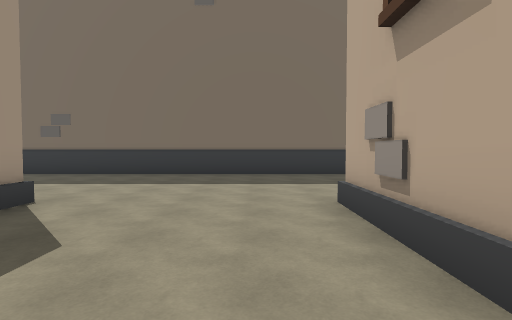
View 1 (above)

24 first-person views from a walk through a 3-D level made in the Unity game engine. The camera is 1.5 m above the floor, tilts 2° down and sees 80° across. The floor is counted in squares, 2 m on a side. Each view is taken from the middle of a square. On the plan, view 1 faces up. The plan holds only what a view shows up to about 10 squares ahead; the rest is blank. The place goes on beyond the plan. The player character is not drawn.

View 2
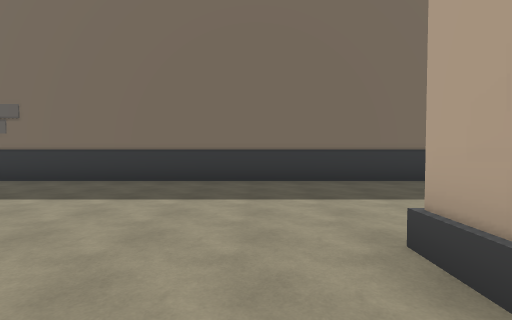

View 3
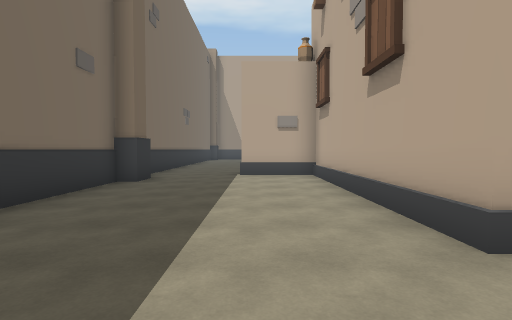

View 4
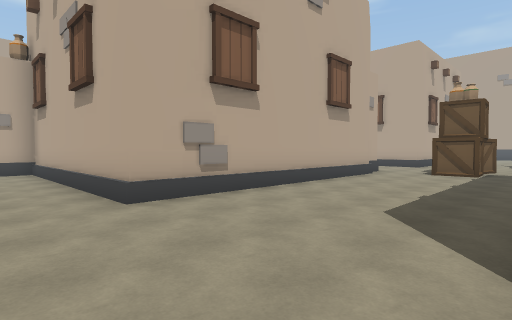

View 5
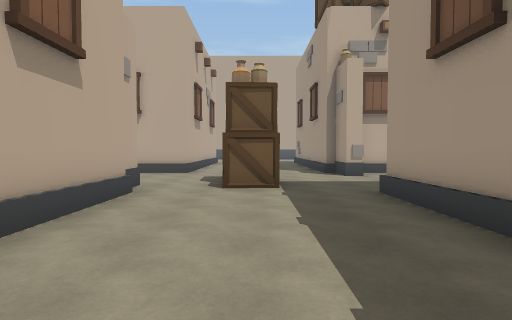

View 6
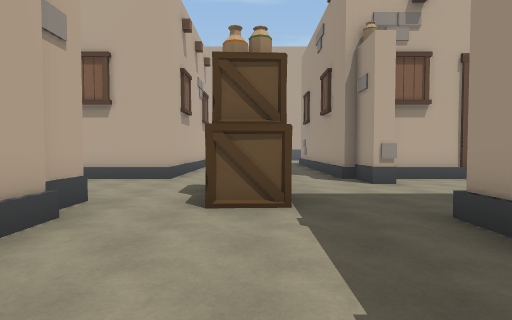

View 7
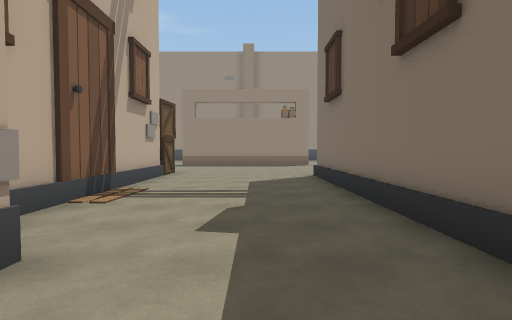

View 8
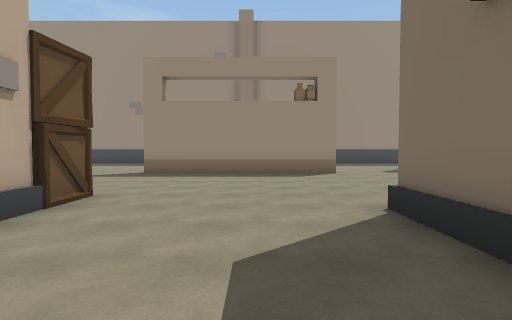

View 9
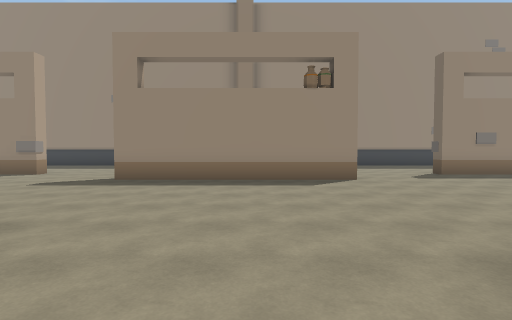

View 10
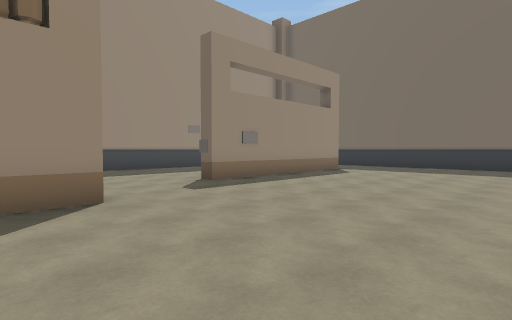

View 11
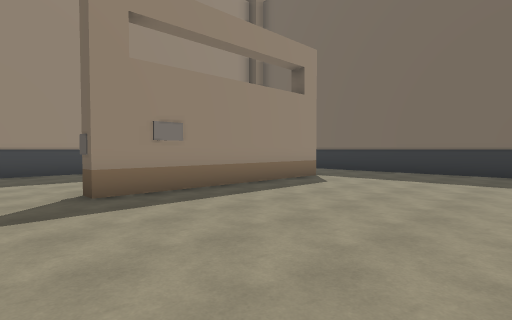

View 12
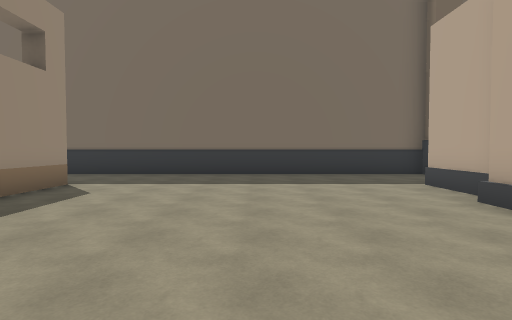

View 13
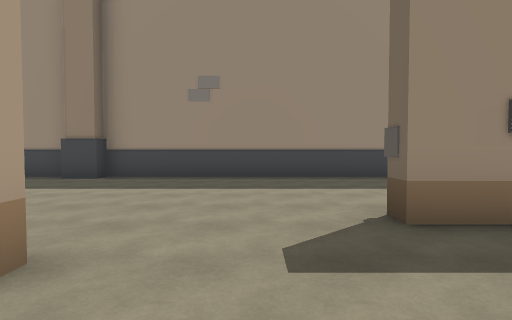

View 14
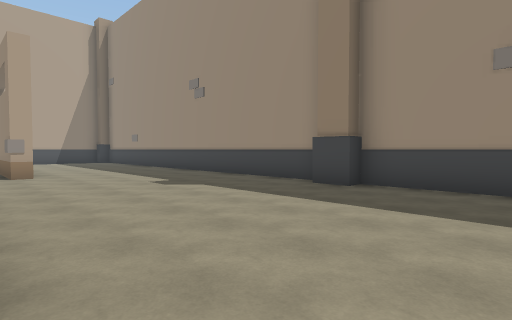

View 15
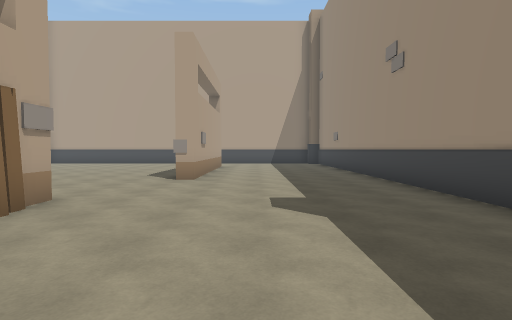

View 16
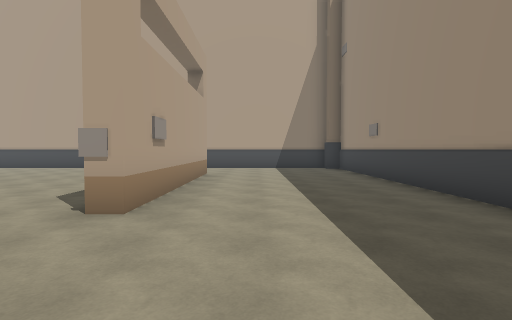

View 17
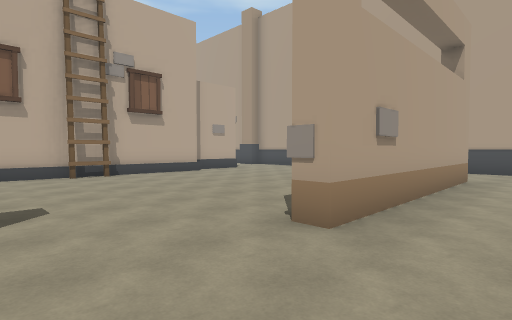

View 18
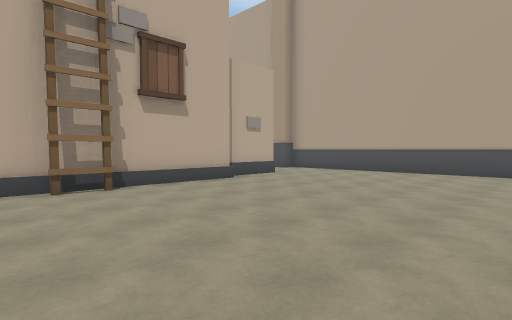

View 19
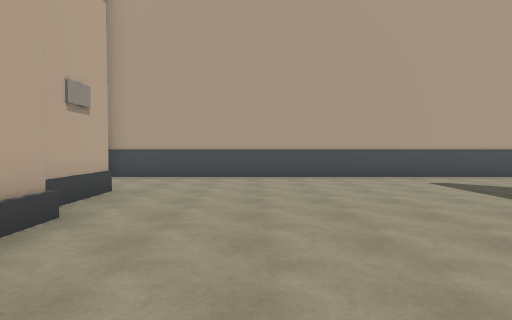

View 20
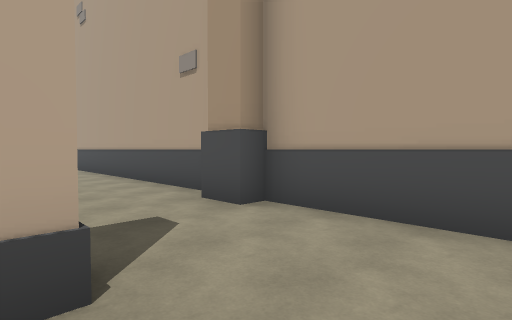

View 21
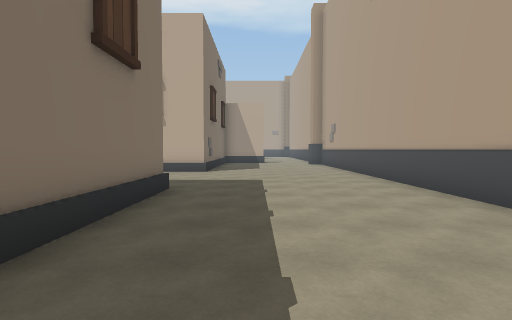

View 22
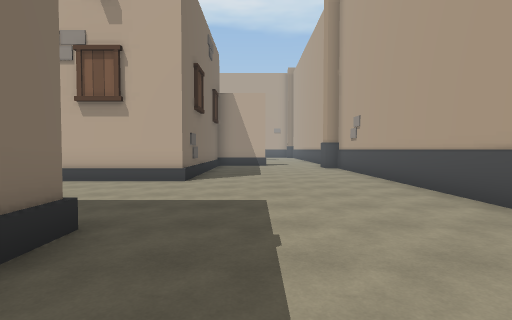

View 23
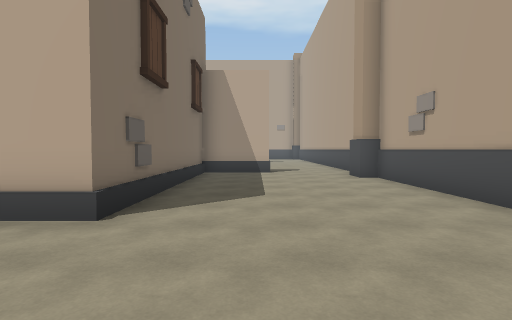

View 24
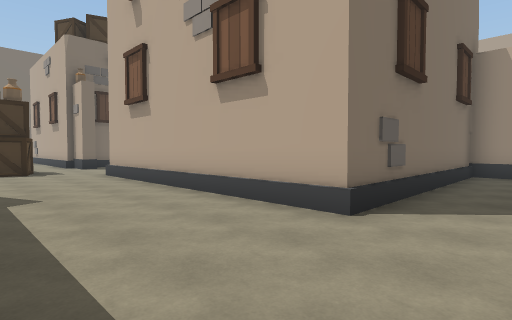

### Floor plan
Key: @ floor where view 1 was taken; # wall or solid block; . floor; B box; O other object.
Columns run from 24 left of view 1 to 9 right of it. Each row starts with its distance up from view 1.
 10     ############ ##############  #
  9      ..........# .............##..
  8      ..........   ................
  7       .........    ...............
  6       #.......#     ............#
  5       #.......#     ............#
  4       #.......       .....#######
  3 #     #.......       ....O
  2 #.... #......        .....
  1 #.....O......        .....
  0 #............        ...@.
 -1 #............        .....
 -2 #............        .....
 -3 #......O......#######.....
 -4 #......O...............B..
 -5 ##.....#...............B...
 -6 ##.....#...............B...
 -7 #......O............O.......
 -8 #......O....BO######O.....##
 -9 #...........         .....
-10 #.............       .....
-11 #............#         ...
-12 #.....O......#        ....
-13 #.....#.......        ....
-14 #.....#.......        ....
-15 #.....#.......   ####.....#O#####
-16 #.....#.......# ................#
-17 #.....#.......#.................#
-18 #................................
-19      ............................
-20     ...........##.............##.
-21     ###########################

Positions as (right, up) in squares from view 1, and headings:
1: (0, 0), facing up
2: (0, 2), facing up
3: (-1, 6), facing right
4: (-3, 6), facing down-right
5: (-1, 2), facing down
6: (-1, 0), facing down
7: (-2, -5), facing left
8: (-7, -5), facing left
9: (-9, -5), facing left
10: (-12, -4), facing up-left
11: (-13, -1), facing up-left
12: (-14, 0), facing up
13: (-15, -1), facing left
14: (-17, -2), facing down-left
15: (-20, -4), facing down
16: (-20, -8), facing down
17: (-20, -9), facing down-right
18: (-17, -10), facing down-right
19: (-13, -12), facing down
20: (-12, -17), facing down-right
21: (-9, -17), facing right
22: (-6, -17), facing right
23: (-2, -17), facing right
24: (-2, -17), facing up-right
